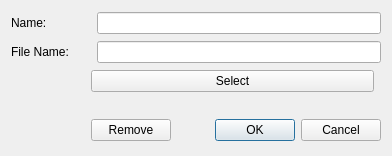
<?xml version="1.0" encoding="UTF-8"?>
<ui version="4.0">
 <class>C_UiFileRecordProperties</class>
 <widget class="QDialog" name="C_UiFileRecordProperties">
  <property name="geometry">
   <rect>
    <x>0</x>
    <y>0</y>
    <width>392</width>
    <height>156</height>
   </rect>
  </property>
  <property name="windowTitle">
   <string>Real</string>
  </property>
  <layout class="QVBoxLayout" name="verticalLayout_2">
   <item>
    <layout class="QHBoxLayout" name="horizontalLayout_3">
     <item>
      <widget class="QLabel" name="label_2">
       <property name="minimumSize">
        <size>
         <width>80</width>
         <height>0</height>
        </size>
       </property>
       <property name="maximumSize">
        <size>
         <width>80</width>
         <height>16777215</height>
        </size>
       </property>
       <property name="text">
        <string>Name:</string>
       </property>
      </widget>
     </item>
     <item>
      <widget class="QLineEdit" name="NameLineEdit">
       <property name="minimumSize">
        <size>
         <width>200</width>
         <height>0</height>
        </size>
       </property>
      </widget>
     </item>
    </layout>
   </item>
   <item>
    <layout class="QHBoxLayout" name="horizontalLayout_2">
     <item>
      <widget class="QLabel" name="label">
       <property name="minimumSize">
        <size>
         <width>80</width>
         <height>0</height>
        </size>
       </property>
       <property name="maximumSize">
        <size>
         <width>80</width>
         <height>16777215</height>
        </size>
       </property>
       <property name="text">
        <string>File Name:</string>
       </property>
      </widget>
     </item>
     <item>
      <widget class="QLineEdit" name="ValueLineEdit">
       <property name="minimumSize">
        <size>
         <width>200</width>
         <height>0</height>
        </size>
       </property>
      </widget>
     </item>
    </layout>
   </item>
   <item>
    <layout class="QHBoxLayout" name="horizontalLayout_4">
     <item>
      <spacer name="horizontalSpacer_2">
       <property name="orientation">
        <enum>Qt::Horizontal</enum>
       </property>
       <property name="sizeType">
        <enum>QSizePolicy::Fixed</enum>
       </property>
       <property name="sizeHint" stdset="0">
        <size>
         <width>80</width>
         <height>20</height>
        </size>
       </property>
      </spacer>
     </item>
     <item>
      <widget class="QPushButton" name="SelectButton">
       <property name="text">
        <string>Select</string>
       </property>
      </widget>
     </item>
     <item>
      <spacer name="horizontalSpacer_3">
       <property name="orientation">
        <enum>Qt::Horizontal</enum>
       </property>
      </spacer>
     </item>
    </layout>
   </item>
   <item>
    <spacer name="verticalSpacer">
     <property name="orientation">
      <enum>Qt::Vertical</enum>
     </property>
     <property name="sizeType">
      <enum>QSizePolicy::Fixed</enum>
     </property>
     <property name="sizeHint" stdset="0">
      <size>
       <width>20</width>
       <height>20</height>
      </size>
     </property>
    </spacer>
   </item>
   <item>
    <layout class="QHBoxLayout" name="horizontalLayout">
     <item>
      <spacer name="horizontalSpacer">
       <property name="orientation">
        <enum>Qt::Horizontal</enum>
       </property>
       <property name="sizeType">
        <enum>QSizePolicy::Fixed</enum>
       </property>
       <property name="sizeHint" stdset="0">
        <size>
         <width>80</width>
         <height>20</height>
        </size>
       </property>
      </spacer>
     </item>
     <item>
      <widget class="QPushButton" name="RemoveButton">
       <property name="text">
        <string>Remove</string>
       </property>
      </widget>
     </item>
     <item>
      <widget class="QDialogButtonBox" name="ButtonBox">
       <property name="minimumSize">
        <size>
         <width>200</width>
         <height>0</height>
        </size>
       </property>
       <property name="orientation">
        <enum>Qt::Horizontal</enum>
       </property>
       <property name="standardButtons">
        <set>QDialogButtonBox::Cancel|QDialogButtonBox::Ok</set>
       </property>
      </widget>
     </item>
    </layout>
   </item>
  </layout>
 </widget>
 <resources/>
 <connections>
  <connection>
   <sender>ButtonBox</sender>
   <signal>accepted()</signal>
   <receiver>C_UiFileRecordProperties</receiver>
   <slot>accept()</slot>
   <hints>
    <hint type="sourcelabel">
     <x>248</x>
     <y>254</y>
    </hint>
    <hint type="destinationlabel">
     <x>157</x>
     <y>274</y>
    </hint>
   </hints>
  </connection>
  <connection>
   <sender>ButtonBox</sender>
   <signal>rejected()</signal>
   <receiver>C_UiFileRecordProperties</receiver>
   <slot>reject()</slot>
   <hints>
    <hint type="sourcelabel">
     <x>316</x>
     <y>260</y>
    </hint>
    <hint type="destinationlabel">
     <x>286</x>
     <y>274</y>
    </hint>
   </hints>
  </connection>
 </connections>
</ui>
